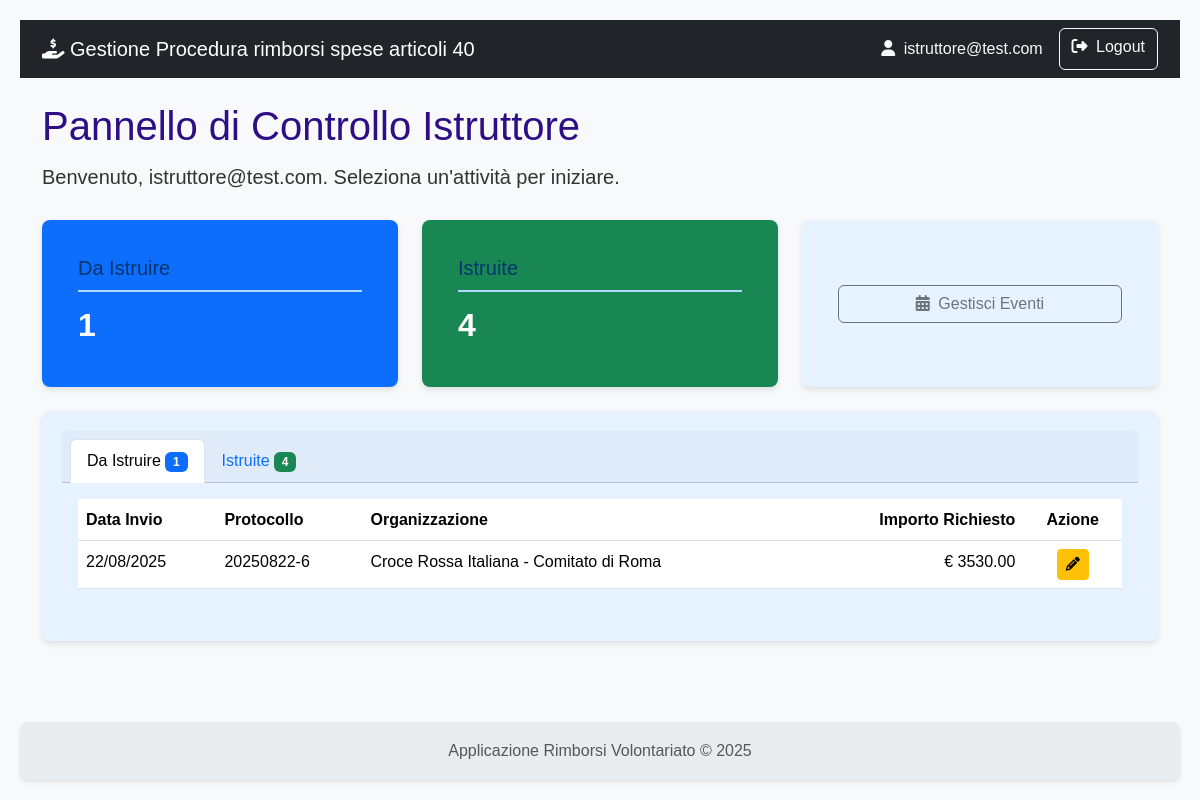
Page /dashboard (signed in) on the committed database.
### rimborsi/models.py (models this page shows)
class User(db.Model, UserMixin):
    id = db.Column(db.Integer, primary_key=True)
    username = db.Column(db.String(80), nullable=False)
    email = db.Column(db.String(120), nullable=False)
    password_hash = db.Column(db.String(120), nullable=False)
    role = db.Column(db.String(20), nullable=False)
    organizzazioni = db.relationship('Organizzazione', secondary=associazione_utente_organizzazione, back_populates='utenti_compilatori')
    __table_args__ = (
        db.UniqueConstraint('username', name='uq_user_username'),
        db.UniqueConstraint('email', name='uq_user_email'),
    )

class Richiesta(db.Model):
    id = db.Column(db.Integer, primary_key=True)
    codice_uni = db.Column(db.String(25),  nullable=False)
    stato = db.Column(db.String(1), default='A', nullable=False)
    esito = db.Column(db.String(1))
    attivita_svolta = db.Column(db.Text)
    data_inizio_attivita = db.Column(db.Date)
    data_fine_attivita = db.Column(db.Date)
    numero_volontari_coinvolti = db.Column(db.Integer)
    data_creazione = db.Column(db.DateTime, default=datetime.utcnow)
    data_invio = db.Column(db.DateTime)
    protocollo_invio = db.Column(db.String(50), nullable=True)
    note_istruttoria = db.Column(db.Text, nullable=True)
    data_fine_istruttoria = db.Column(db.DateTime)
    protocollo_istruttoria = db.Column(db.String(50), nullable=True)
    evento_id = db.Column(db.Integer, db.ForeignKey('evento.id'), nullable=False)
    organizzazione_id = db.Column(db.Integer, db.ForeignKey('organizzazione.id'), nullable=False)
    impieghi = db.relationship('ImpiegoMezzoAttrezzatura', backref='richiesta', lazy=True, cascade="all, delete-orphan")
    spese = db.relationship('Spesa', backref='richiesta', lazy=True, cascade="all, delete-orphan")
    __table_args__ = (
        db.UniqueConstraint('protocollo_invio', name='uq_richiesta_protocollo_invio'),
        db.UniqueConstraint('protocollo_istruttoria', name='uq_richiesta_protocollo_istruttoria'),
        db.UniqueConstraint('codice_uni', name='uq_richiesta_codice_uni')
    )

class Organizzazione(db.Model):
    id = db.Column(db.Integer, primary_key=True)
    nome = db.Column(db.String(150), nullable=False)
    acronimo = db.Column(db.String(20))
    codice_interno = db.Column(db.String(20)) # Rimosso unique=True
    indirizzo = db.Column(db.String(200))
    mezzi = db.relationship('MezzoAttrezzatura', backref='organizzazione', lazy=True)
    richieste = db.relationship('Richiesta', backref='organizzazione', lazy=True)
    utenti_compilatori = db.relationship('User', secondary=associazione_utente_organizzazione, back_populates='organizzazioni')
    __table_args__ = (db.UniqueConstraint('codice_interno', name='uq_organizzazione_codice_interno'),)

### rimborsi/main/routes.py (the view, shortened to what this page needs)
@main.route('/dashboard')
@login_required # Solo gli utenti loggati possono vedere la dashboard
def dashboard():
    template_data = {}
    if current_user.role == 'istruttore':
        richieste_da_istruire = Richiesta.query.filter_by(stato='B').all()
        richieste_istruite = Richiesta.query.filter_by(stato='C').all()
        template_data['richieste_da_istruire'] = richieste_da_istruire
        template_data['richieste_istruite'] = richieste_istruite
        template_data['conteggio_da_istruire'] = len(richieste_da_istruire)
        template_data['conteggio_istruite'] = len(richieste_istruite)
    return render_template('main/dashboard.html', **template_data)

### rimborsi/templates/main/dashboard.html (shortened to what this page needs)
{% extends 'base.html' %}
{% block content %}
    <h1 class="mb-2">
        {% if current_user.role == 'istruttore' %}
            Pannello di Controllo Istruttore
        {% elif current_user.role == 'compilatore' %}
            Dashboard Compilatore
        {% elif current_user.role == 'amministratore' %}
            Pannello di Amministrazione
        {% else %}
            Area di Gestione
        {% endif %}
    </h1>
    <div class="d-flex justify-content-between align-items-center mb-4">
        <p class="lead mb-0">
            Benvenuto, {{ current_user.email }}. Seleziona un'attività per iniziare.
        </p>
    </div>
    {% if current_user.role == 'istruttore' %}
    <div class="row row-cols-1 row-cols-md-3 g-4 mb-4">
        <div class="col">
            <div class="card text-white bg-primary shadow-sm h-100">
                <div class="card-body">
                    <h5 class="card-title">Da Istruire</h5>
                    <p class="card-text fs-2 fw-bold">{{ conteggio_da_istruire }}</p>
                </div>
            </div>
        </div>
        <div class="col">
            <div class="card text-white bg-success shadow-sm h-100">
                <div class="card-body">
                    <h5 class="card-title">Istruite</h5>
                    <p class="card-text fs-2 fw-bold">{{ conteggio_istruite }}</p>
                </div>
            </div>
        </div>
        <div class="col">
            <div class="card shadow-sm h-100">
                <div class="card-body d-flex flex-column justify-content-center">
                     <a href="{{ url_for('istruttoria.gestione_eventi') }}" class="btn btn-outline-secondary">
                        <i class="fas fa-calendar-alt me-1"></i> Gestisci Eventi
                    </a>
                </div>
            </div>
        </div>
    </div>
    <div class="card shadow-sm">
        <div class="card-header">
            <ul class="nav nav-tabs card-header-tabs">
                <li class="nav-item">
                    <a class="nav-link active" data-bs-toggle="tab" href="#tab-da-istruire">
                        Da Istruire <span class="badge bg-primary">{{ conteggio_da_istruire }}</span>
                    </a>
                </li>
                <li class="nav-item">
                    <a class="nav-link" data-bs-toggle="tab" href="#tab-istruite">
                        Istruite <span class="badge bg-success">{{ conteggio_istruite }}</span>
                    </a>
                </li>
            </ul>
        </div>
        <div class="card-body">
            <div class="tab-content">
                <div class="tab-pane fade show active" id="tab-da-istruire">
                    <table class="table table-hover">
                        <thead>
                            <tr>
                                <th>Data Invio</th>
                                <th>Protocollo</th>
                                <th>Organizzazione</th>
                                <th class="text-end">Importo Richiesto</th>
                                <th class="text-center">Azione</th>
                            </tr>
                        </thead>
                        <tbody>
                            {% for richiesta in richieste_da_istruire %}
                            <tr>
                                <td>{{ richiesta.data_invio.strftime('%d/%m/%Y') }}</td>
                                <td>{{ richiesta.protocollo_invio }}</td>
                                <td>{{ richiesta.organizzazione.nome }}</td>
                                <td class="text-end">&euro; {{ "%.2f"|format(richiesta.spese|sum(attribute='importo_richiesto')) }}</td>
                                <td class="text-center">
                                    <a href="{{ url_for('istruttoria.dettaglio_istruttoria', richiesta_id=richiesta.id) }}" class="btn btn-warning btn-sm" title="Avvia Istruttoria">
                                        <i class="fas fa-pencil-alt"></i>
                                    </a>
                                </td>
                            </tr>
                            {% else %}
                            <tr><td colspan="5" class="text-center text-muted">Nessuna richiesta da istruire.</td></tr>
                            {% endfor %}
                        </tbody>
                    </table>
                </div>
            </div>
        </div>
    </div>
    {% endif %}
{% endblock %}

### rimborsi/templates/base.html (shortened to what this page needs)
<!doctype html>
<html lang="it" class="h-100">
<head>
    <link href="https://cdn.jsdelivr.net/npm/bootstrap@5.3.3/dist/css/bootstrap.min.css" rel="stylesheet" xintegrity="sha384-QWTKZyjpPEjISv5WaRU9OFeRpok6YctnYmDr5pNlyT2bRjXh0JMhjY6hW+ALEwIH">
    <link rel="stylesheet" href="https://cdnjs.cloudflare.com/ajax/libs/font-awesome/6.5.2/css/all.min.css" xintegrity="sha512-SnH5WK+bZxgPHs44uWIX+LLJAJ9/2PkPKZ5QiAj6Ta86w+fsb2TkcmfRyVX3pBnMFcV7oQPJkl9QevSCWr3W6A==" />
    <link rel="stylesheet" href="{{ url_for('static', filename='css/styles.css') }}">
</head>
<body>
    <nav class="navbar navbar-expand-lg navbar-dark bg-dark">
        <div class="container">
            <a class="navbar-brand" href="{{ url_for('auth.index') }}">
                <i class="fas fa-hand-holding-dollar"></i>
                Gestione Procedura rimborsi spese articoli 40
            </a>
            <div class="collapse navbar-collapse" id="navbarNav">
                <div class="d-flex ms-auto">
                    {% if current_user.is_authenticated %}
                        <span class="navbar-text me-3 text-light">
                            <i class="fas fa-user me-1"></i> {{ current_user.email }}
                        </span>
                        <a href="{{ url_for('auth.logout') }}" class="btn btn-outline-light">
                            <i class="fas fa-sign-out-alt me-1"></i> Logout
                        </a>
                    {% else %}
                        <a href="{{ url_for('auth.registrati') }}" class="btn btn-outline-light me-2">Registrati</a>
                        <a href="{{ url_for('auth.login') }}" class="btn btn-outline-light">Login</a>
                    {% endif %}
                </div>
            </div>
        </div>
    </nav>
    <main class="container my-4">
        {% block content %}{% endblock %}
    </main>
    <footer class="footer mt-auto py-3">
        <div class="container text-center">
            <span class="text-muted">Applicazione Rimborsi Volontariato &copy; 2025</span>
        </div>
    </footer>
</body>
</html>

### rimborsi/static/css/styles.css (style rules this page uses)
:root { --color-primary: #2e0e86; --color-primary-hover: #142fca; --color-text-light: #ffffff; --color-card-bg: #e6f2ff; --color-card-text: #00366d; --color-bg: #f4f4f4; --color-text-dark: #333; --color-link: #0055a4; --border-radius: 8px; --box-shadow: 0 2px 4px rgba(0, 0, 0, 0.1); --box-shadow-card: 0 3px 6px rgba(0, 0, 0, 0.1); --transition-standard: all 0.3s ease; }
body { font-family: Arial, sans-serif; background-color: var(--color-bg); color: var(--color-text-dark); margin: 0; padding: 20px; line-height: 1.6; }
h1, h2, h3, h4, h5, h6 { color: var(--color-primary); margin-top: 0; }
a { color: var(--color-link); text-decoration: none; }
.card { flex: 1; background-color: var(--color-card-bg); color: var(--color-card-text); border-radius: var(--border-radius); padding: 20px; box-shadow: var(--box-shadow-card); transition: transform 0.2s ease-in-out; border: none; }
.card h2, .card h5.card-title { margin-top: 0; border-bottom: 2px solid #b3d9ff; padding-bottom: 10px; color: var(--color-card-text); }
.card-body i { transition: var(--transition-standard); }
.shadow-sm { box-shadow: var(--box-shadow-card) !important; }
.text-center { text-align: center; }
.footer { display: flex; justify-content: left; gap: 20px; background-color: var(--color-primary); padding: 15px 20px; border-radius: var(--border-radius); margin-top: 20px; box-shadow: var(--box-shadow); }

### rimborsi/templates/base.html (style rules this page uses)
body { display: flex; flex-direction: column; min-height: 100vh; background-color: #f8f9fa; }
main { flex: 1; }
.footer { background-color: #e9ecef; }

### rows in the picture
User: email "istruttore@test.com"
Richiesta: data_invio "22/08/2025", protocollo_invio "20250822-6", organizzazione.nome "Croce Rossa Italiana - Comitato di Roma", spese|sum "3530.00"

### other values in the picture
{{ conteggio_da_istruire }} "1"
{{ conteggio_istruite }} "4"
